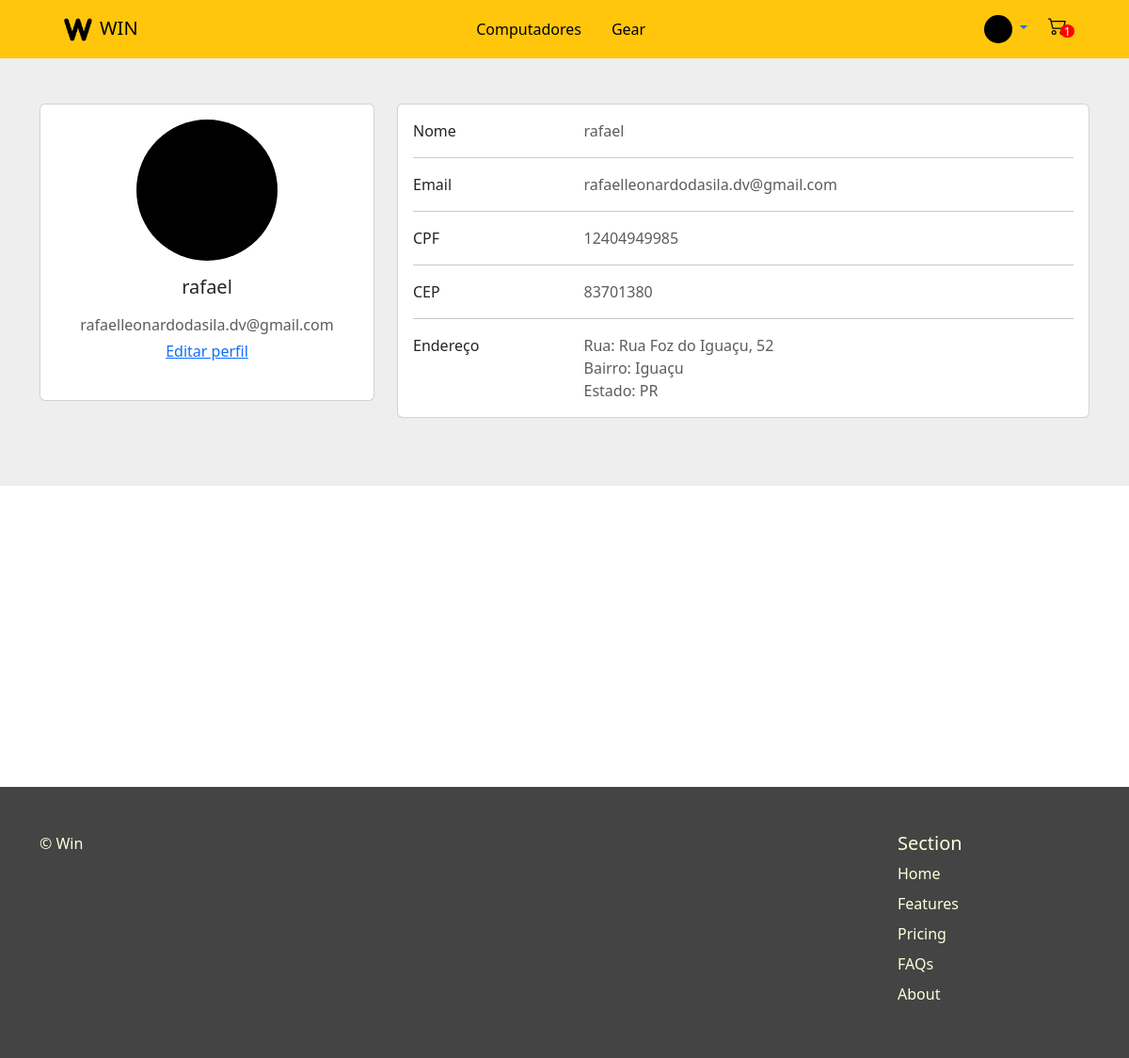
/perfil (signed in), run on the app's committed database.
### venda/models.py (models this page shows, shortened)
class Usuario(AbstractUser):
    email = models.EmailField()
    cpf = models.IntegerField(null=True, blank=True)
    cep = models.IntegerField(null=True, blank=True)
    foto = models.ImageField(default='profiles_img/perfil.png', upload_to="profiles_img/")
    endereco = models.OneToOneField(Endereco, on_delete=models.CASCADE, null=True)
    numero = models.IntegerField(null=True, blank=True)
    def get_absolute_url(self):
        return reverse('editarperfil', args=[str(self.id)])

class Carrinho(models.Model):
    id = models.UUIDField(primary_key=True, default=uuid.uuid4)
    user = models.ForeignKey(Usuario, on_delete=models.CASCADE)
    completed = models.BooleanField(default=False)
    @property
    def num_itens_carrinho(self):
        itens = self.itenscarrinho.all()
        quantidade = sum([item.quantidade for item in itens])
        return quantidade

class ItemCarrinho(models.Model):
    produto = models.ForeignKey('Produto', on_delete=models.CASCADE, related_name='itens')
    carrinho = models.ForeignKey('Carrinho', on_delete=models.CASCADE, related_name='itenscarrinho')
    quantidade = models.IntegerField(default=0)

class Endereco(models.Model):
    id = models.UUIDField(primary_key=True, default=uuid.uuid4, help_text='ID')
    uf = models.CharField(max_length=100, default='')
    localidade = models.CharField(max_length=100, default='')
    logradouro = models.CharField(max_length=100, default='')
    bairro = models.CharField(max_length=100, default='')

### venda/views.py (the view)
# urls.py: path('perfil', views.perfil, name="perfil"),
def perfil(request):
    endereco = request.session.get('endereco')
    return render(request, "venda/perfil.html", {'endereco': endereco})

### venda/context_processors.py (called while the page is built)
def carrinho(request):
    if request.user.is_authenticated:
        carrinho, created = Carrinho.objects.get_or_create(user=request.user, completed=False)
        return {'carrinho': carrinho}
    else:
        return {'carrinho':0}

### venda/templates/venda/perfil.html (shortened to what this page needs)
{% extends "base_generic.html" %}
{% load static %}
{% block content %}
<section style="background-color: #eee;">
        <div class="container py-5">
          <div class="row">
            <div class="col-lg-4">
              <div class="card mb-4">
                <div class="card-body text-center">
                  {% if user.is_authenticated %}
                  <img src="../{{user.foto}}" alt="avatar"
                    class="rounded-circle img-fluid" style="width: 150px; height: 150px;">
                  {% else %}
                  <img src="../media/perfil.png" alt="avatar"
                    class="rounded-circle img-fluid" style="width: 150px; height: 150px;">
                  {% endif %}
                  <h5 class="my-3">{{user.username}}</h5>
                  <p class="text-muted mb-1">{{user.email}}</p>
                  <a href="{{ user.get_absolute_url }}"><p class="">Editar perfil</p></a>
                </div>
              </div>
            </div>
            <div class="col-lg-8">
              <div class="card mb-4">
                <div class="card-body">
                  <div class="row">
                    <div class="col-sm-3">
                      <p class="mb-0">Nome</p>
                    </div>
                    <div class="col-sm-9">
                      <p class="text-muted mb-0">{{user.username}}</p>
                    </div>
                  </div>
                  <hr>
                  <div class="row">
                    <div class="col-sm-3">
                      <p class="mb-0">Email</p>
                    </div>
                    <div class="col-sm-9">
                      <p class="text-muted mb-0">{{user.email}}</p>
                    </div>
                  </div>
                  <hr>
                  <div class="row">
                    <div class="col-sm-3">
                      <p class="mb-0">CPF</p>
                    </div>
                    <div class="col-sm-9">
                      <p class="text-muted mb-0">{{user.cpf}}</p>
                    </div>
                  </div>
                  <hr>
                  <div class="row">
                    <div class="col-sm-3">
                      <p class="mb-0">CEP</p>
                    </div>
                    <div class="col-sm-9">
                      <p class="text-muted mb-0">{{user.cep}}</p>
                    </div>
                  </div>
                  <hr>
                  {% if user.is_authenticated %}
                  <div class="row">
                    <div class="col-sm-3">
                      <p class="mb-0">Endereço</p>
                    </div>
                    <div class="col-sm-9">
                      <p class="text-muted mb-0">Rua: {{user.endereco.logradouro}}, {{user.numero}}</p>
                      <p class="text-muted mb-0">Bairro: {{user.endereco.bairro}}</p>
                      <p class="text-muted mb-0">Estado: {{user.endereco.uf}}</p>
                    </div>
                  </div>
                  {% endif %}
                </div>
              </div>
            </div>
          </div>
        </div>
      </section>
      <main></main>
{% endblock %}

### venda/templates/navbar.html (shortened to what this page needs)
<nav class="navbar navbar-expand-lg navbar-dark bg-dark px-10" style="background-color: #FFC60B !important;">
    <div class="container-fluid">
      <a class="navbar-brand px-5" href="{% url 'home' %}" style="color: black !important;"><img src="../../../../media/logopreta.png" alt="logo da win informática" height="30" class="px-2">WIN</a>
      <ul class="nav justify-content-space-between">
        <li class="nav-item">
          <a class="nav-link" style="color: black !important;" href="{% url 'home' %}">Computadores</a>
        </li>
        <li class="nav-item">
          <a class="nav-link" style="color: black !important;" href="{% url 'gears' %}">Gear</a>
        </li>
      </ul>
      <ul class="nav justify-content-center px-5">
        {% if user.is_authenticated %}
            <li class="nav-item dropdown">
              <a class="nav-link dropdown-toggle" href="#" role="button" data-bs-toggle="dropdown" aria-expanded="false">
                  <img src="../../{{ user.foto }}" alt="avatar"
            class="rounded-circle img-fluid" style="width: 30px; height: 30px">
              </a>
            </li>
          {% else %}
          <li class="nav-item">
            <a class="nav-link" style="color: black !important;" href="{% url 'login' %}">Login</a>
          </li>
          {% endif %}
        <li class="nav-item">
            <div id="container-cart-icon">
                {% if user.is_authenticated %}
                <div id="navi"><div id="red-circle"><a id="inside-circle">{{ carrinho.num_itens_carrinho }}</a></div></div>
                <div id="infoi">
                    <a href="{% url 'carrinho' %}"><img src="../media/cart2.svg" height="20" width="32" /></a>
                </div>
                {% else %}
                <div id="navi"><div id="red-circle"><a id="inside-circle">0</a></div></div>
                <div id="infoi">
                    <a href="{% url 'login' %}"><img src="../../../../../../media/cart2.svg" height="20" width="32" /></a>
                </div>
                {% endif %}
            </div>
        </li>
      </ul>
    </div>
</nav>

### venda/static/css/styles.css (style rules this page uses)
#container-cart-icon { width: 25px; height: 25px; position: relative; padding: 16px; margin-top: 5px; }
main { height: 40vh; }
#navi, #infoi { width: 100%; height: 100%; position: absolute; top: 0; left: 0; }
#infoi { z-index: 10; }
#red-circle { background-color: rgb(255, 0, 0); border-radius: 50%; width: 0.9rem; height: 0.9rem; position: relative; top: 40%; left: 60%; z-index: 20; }
#inside-circle { font-size: 0.8rem; position: absolute; top: 1px; left: 25%; line-height: 12.5px; color: white; }

### data on the page
Usuario: foto (picture), username "rafael", email "rafaelleonardodasila.dv@gmail.com", cpf "12404949985", cep "83701380", endereco.logradouro "Rua Foz do Iguaçu", numero "52", endereco.bairro "Iguaçu", endereco.uf "PR"
Carrinho: num_itens_carrinho "1"
